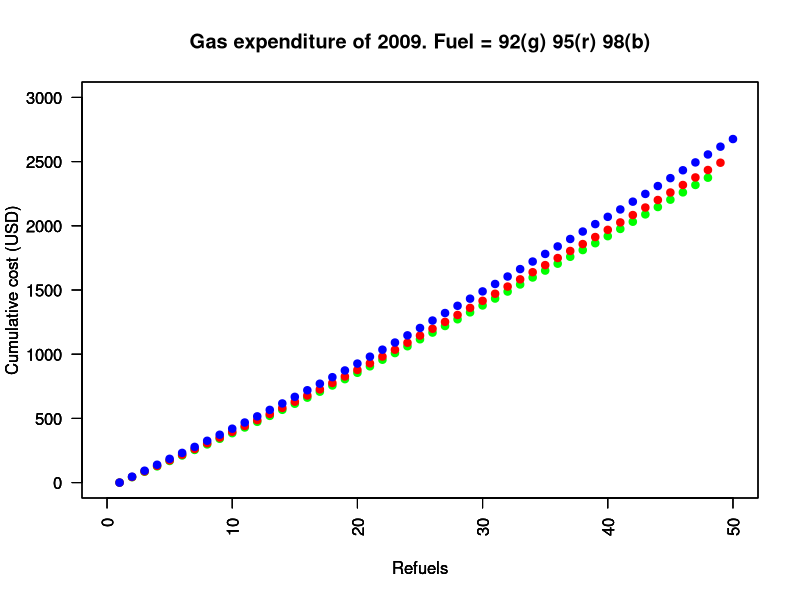

Recreate this plot in R.
## ---- chunk 1
knitr::opts_chunk$set(echo = TRUE)
## ---- chunk 2
library(readxl) # parsing excel
library(lubridate) # dates/months/years addition made easy
mydata <- read_excel("CPC_data_short.xlsx")

X_VALUE = 10
Y_VALUE = 30
Z_VALUE = 40

assign_fuel_type <- function(fuel_type) { # identity fuel type (92/95/98)
  dummy_var = 0
  if (fuel_type == 92) {dummy_var = 2}
  else if (fuel_type == 95) {dummy_var = 3}
  else if (fuel_type == 98) {dummy_var = 4}
  else {
    print("please enter either 92, 95, or 98")
    return()
  }
  return(dummy_var)
}

lose_fuel <- function() { # everyday lose fuel ~ normal
  SD = 5
  lost = rnorm(1, X_VALUE, SD) #generate x ~ N(mean, SD)
  
  if (lost < 0) {
    lost = 0
  }
  return(lost)
}

control <- function(fuel_type, table) {
  # fuel_type = 92, 95, or 98

  which_column = assign_fuel_type(fuel_type)
  my_price_list = table[[which_column]]
  my_date_list = table[[1]]
  
  current_date = ymd(my_date_list[1]) 
  current_price = my_price_list[1]
  my_price_list <- my_price_list[-1] #delete first element 
  my_date_list <- my_date_list[-1] #delete first element 
  last_day = ymd(my_date_list[length(my_date_list)])
  
  total_expense = 0 # keep track of total money spent
  expense_list <- list(total_expense) # keeps track of marginal expense
  current_fuel = 100
  
  while (current_date != last_day) {
    if(current_fuel < Y_VALUE) { # refuel when necessary
      total_expense = total_expense + 57.0 * current_price #57 liters ~ 15 gallons ~ approx gas tank size, where 1USD = 30NT.
      expense_list <- append(expense_list, total_expense / 30.0)
      current_fuel = 100
    }
    
    current_fuel = current_fuel - lose_fuel()
    current_date = current_date + ddays(1)
    
    #check if today needs price adjustments. Remember to watch out for NA.
    if (current_date == ymd(my_date_list[1])) { 
      my_date_list <- my_date_list[-1]
      if (!is.na(my_price_list[1])) {
        current_price = my_price_list[1]
      }
      my_price_list <- my_price_list[-1] 
    }
  }
  return(expense_list)
}


test_1 = control(92, mydata)
number_1 = length(test_1)
count_1 = 1:number_1
plot(count_1, test_1, col="green", las = 2, xlim = c(0, 50), ylim = c(0, 3000), main = "Gas expenditure of 2009. Fuel = 92(g) 95(r) 98(b)", xlab="Refuels", ylab="Cumulative cost (USD)", pch=19)

test_2 = control(95, mydata)
number_2 = length(test_2)
count_2 = 1:number_2
par(new=TRUE) #plots the second graph on top of first graph
plot(count_2, test_2, col="red", las = 2, xlim = c(0, 50), ylim = c(0, 3000), xlab="Refuels", ylab="Cumulative cost (USD)", pch=19)

test_3 = control(98, mydata)
number_3 = length(test_3)
count_3 = 1:number_3
par(new=TRUE) #plots the second graph on top of first graph
plot(count_3, test_3, col="blue", las = 2, xlim = c(0, 50), ylim = c(0, 3000), xlab="Refuels", ylab="Cumulative cost (USD)", pch=19)

